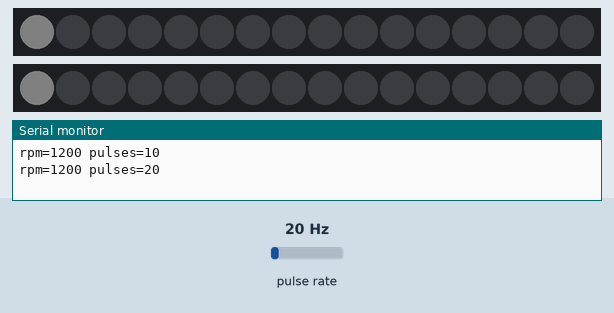
The sketch below on a simulated ESP32. On the bench: 2 × 16 RGB LEDs in strip order, left to right, the last lines printed to the serial monitor. Wiring (inferred from the names in the program): pulse sensor: data GPIO 27; 2 × APA102 LEDs: SPI / SPI. The test bench sets the inputs (shaded band); at power-on: pulse rate 20 Hz. Dim RGB values are drawn brighter than linear.

Above: at 1.2 s.
1.3 s: pulse rate (sensor on GPIO 27) set to 196 Hz
At 1.82 s:
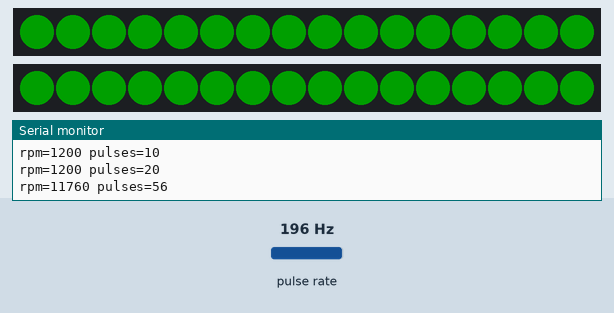
At 2.63 s:
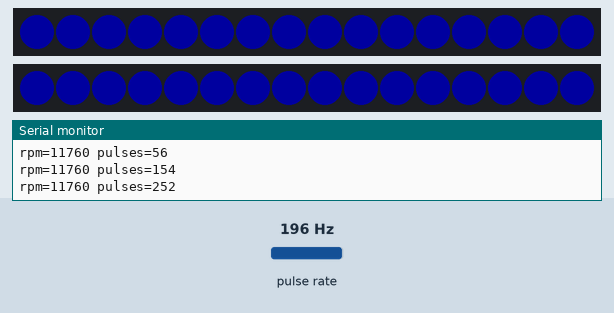
4.3 s: pulse rate (sensor on GPIO 27) set to 2 Hz
7.3 s: pulse rate (sensor on GPIO 27) set to 4 Hz
8.8 s: pulse rate (sensor on GPIO 27) set to 50 Hz
Timing chart, 0 to 11.3 s (numbered marks = the images above; inputs shaded):
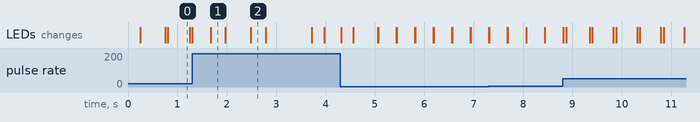

Measured:
- what the display in image 0 shows lasts 0.5 s, from 0.8 s to 1.3 s

The sketch:

spinpov.ino
```cpp
/*
 * SpinPOV - persistence-of-vision display firmware
 * ESP32 DevKit (30-pin) + APA102/SK9822 LED strip + A3144 Hall sensor
 *
 * Wiring (see the KiCad schematic):
 *   LED data  (DI) -> GPIO23 (SPI MOSI)
 *   LED clock (CI) -> GPIO18 (SPI SCK)
 *   Hall sensor OUT -> GPIO27 (internal pull-up, output goes LOW at the magnet)
 *
 * How it works:
 *   The Hall sensor gives one pulse per revolution. The time between two pulses
 *   is the revolution period. In loop() the time since the last pulse is turned
 *   into a column number (0..COLS-1) and that column is sent to the strip.
 *   Because the position is calculated from the real time, the motor speed does
 *   not have to be exact - only reasonably even.
 *
 * STATUS: written in week 4, NOT TESTED ON HARDWARE YET (build is in week 9).
 */

#include <Arduino.h>
#include <SPI.h>

// ------------------------------------------------------------------ settings

const int PIN_SCK  = 18;
const int PIN_MOSI = 23;
const int PIN_HALL = 27;

const uint32_t SPI_HZ  = 4000000;  // 4 MHz: one frame (72 bytes) takes about 144 us
const int      NUM_LEDS = 16;      // LEDs used on the arm
const int      COLS     = 120;     // columns (angular slices) per revolution

// APA102 global brightness, 0..31. Start LOW (4) when testing on the battery.
const uint8_t BRIGHTNESS = 4;

// Tuning the picture:
const int  COLUMN_OFFSET     = 0;      // rotate the picture (0..COLS-1 columns)
const bool REVERSE_DIRECTION = false;  // set true if the picture is mirrored
const bool FLIP_ROWS         = false;  // set true if LED 0 is at the tip, not near the shaft

// Hall pulses closer together than this are ignored (noise). 5000 us = 12000 rpm max.
const uint32_t MIN_PULSE_GAP_US = 5000;

// Which picture to show, and automatic switching (0 = no switching).
enum Pattern { PAT_TEST, PAT_RAINBOW, PAT_RINGS, PAT_COUNT };
Pattern currentPattern = PAT_TEST;
const uint32_t AUTO_CYCLE_MS = 0;

// Print rpm and pulse count on the serial port every 500 ms (for bench tests).
const bool DEBUG_SERIAL = true;

// ------------------------------------------------------------------- frames
// One APA102 frame = 4 bytes start + 4 bytes per LED + 4 bytes end.
// All columns are prepared in advance, so loop() only has to send bytes.

const int FRAME_BYTES = 4 + NUM_LEDS * 4 + 4;
uint8_t frames[COLS][FRAME_BYTES];
uint8_t blankFrame[FRAME_BYTES];

void initFrame(uint8_t *f) {
  for (int i = 0; i < 4; i++) f[i] = 0x00;                     // start frame
  for (int led = 0; led < NUM_LEDS; led++) {
    int o = 4 + led * 4;
    f[o]     = 0xE0 | BRIGHTNESS;                              // 111 + brightness
    f[o + 1] = 0; f[o + 2] = 0; f[o + 3] = 0;                  // B, G, R = off
  }
  for (int i = 0; i < 4; i++) f[4 + NUM_LEDS * 4 + i] = 0xFF;  // end frame
}

void clearFrames() {
  for (int c = 0; c < COLS; c++) initFrame(frames[c]);
}

// row 0 = the LED closest to the shaft (unless FLIP_ROWS is set)
void setPixel(int col, int row, uint8_t r, uint8_t g, uint8_t b) {
  if (col < 0 || col >= COLS || row < 0 || row >= NUM_LEDS) return;
  int led = FLIP_ROWS ? (NUM_LEDS - 1 - row) : row;
  int o = 4 + led * 4;
  frames[col][o + 1] = b;  // APA102 order is B, G, R
  frames[col][o + 2] = g;
  frames[col][o + 3] = r;
}

// Hue 0..255 -> full-colour RGB
void hueToRgb(uint8_t h, uint8_t &r, uint8_t &g, uint8_t &b) {
  uint8_t region = h / 43;
  uint8_t rem = (h - region * 43) * 6;  // 0..252
  uint8_t q = 255 - rem;
  switch (region) {
    case 0:  r = 255; g = rem; b = 0;   break;
    case 1:  r = q;   g = 255; b = 0;   break;
    case 2:  r = 0;   g = 255; b = rem; break;
    case 3:  r = 0;   g = q;   b = 255; break;
    case 4:  r = rem; g = 0;   b = 255; break;
    default: r = 255; g = 0;   b = q;   break;
  }
}

// ----------------------------------------------------------------- patterns

// Test picture for the first run:
//   - white line at column 0 (this is where the magnet is)
//   - red line at 1/4, green at 1/2, blue at 3/4 of the revolution
//   - dim white ring made by LED 0 (shows which end of the strip is the centre)
void buildTest() {
  clearFrames();
  for (int c = 0; c < COLS; c++) setPixel(c, 0, 40, 40, 40);
  for (int r = 0; r < NUM_LEDS; r++) {
    setPixel(0,            r, 255, 255, 255);
    setPixel(COLS / 4,     r, 255, 0,   0);
    setPixel(COLS / 2,     r, 0,   255, 0);
    setPixel(3 * COLS / 4, r, 0,   0,   255);
  }
}

// Rainbow that changes with the angle
void buildRainbow() {
  clearFrames();
  for (int c = 0; c < COLS; c++) {
    uint8_t r, g, b;
    hueToRgb((uint8_t)(c * 256 / COLS), r, g, b);
    for (int row = 0; row < NUM_LEDS; row++) setPixel(c, row, r, g, b);
  }
}

// Concentric rings, every ring (LED) has its own colour
void buildRings() {
  clearFrames();
  for (int row = 0; row < NUM_LEDS; row++) {
    uint8_t r, g, b;
    hueToRgb((uint8_t)(row * 256 / NUM_LEDS), r, g, b);
    for (int c = 0; c < COLS; c++) setPixel(c, row, r, g, b);
  }
}

void buildPattern() {
  switch (currentPattern) {
    case PAT_TEST:    buildTest();    break;
    case PAT_RAINBOW: buildRainbow(); break;
    case PAT_RINGS:   buildRings();   break;
    default:          buildTest();    break;
  }
}

// ------------------------------------------------------------- Hall sensor

volatile uint32_t lastPulseUs = 0;  // time of the last magnet pass
volatile uint32_t periodUs    = 0;  // time of the last full revolution
volatile uint32_t pulseCount  = 0;

void IRAM_ATTR onHall() {
  uint32_t now = micros();
  uint32_t dt  = now - lastPulseUs;
  if (pulseCount > 0 && dt < MIN_PULSE_GAP_US) return;  // noise
  if (pulseCount > 0) periodUs = dt;
  lastPulseUs = now;
  pulseCount++;
}

// ------------------------------------------------------------------- setup

void setup() {
  if (DEBUG_SERIAL) Serial.begin(115200);

  initFrame(blankFrame);
  buildPattern();

  pinMode(PIN_HALL, INPUT_PULLUP);
  attachInterrupt(digitalPinToInterrupt(PIN_HALL), onHall, FALLING);

  // The SPI port is used only for the LEDs, so the transaction stays open.
  SPI.begin(PIN_SCK, -1, PIN_MOSI, -1);
  SPI.beginTransaction(SPISettings(SPI_HZ, MSBFIRST, SPI_MODE0));
  SPI.writeBytes(blankFrame, FRAME_BYTES);  // all LEDs off at start
}

// -------------------------------------------------------------------- loop

int      lastIdx      = -2;
uint32_t lastDebugMs  = 0;
uint32_t lastCycleMs  = 0;

void loop() {
  // Read the values from the interrupt as one consistent set.
  noInterrupts();
  uint32_t last   = lastPulseUs;
  uint32_t period = periodUs;
  uint32_t count  = pulseCount;
  interrupts();

  uint32_t elapsed = micros() - last;

  if (count >= 2 && period > 0 && elapsed < 2 * period) {
    // Spinning: which column is under the strip right now?
    uint32_t col = (uint32_t)(((uint64_t)elapsed * COLS) / period);
    if (col >= COLS) col = COLS - 1;

    int c = REVERSE_DIRECTION ? (COLS - 1 - (int)col) : (int)col;
    int idx = (c + COLUMN_OFFSET) % COLS;

    if (idx != lastIdx) {            // send each column only once
      SPI.writeBytes(frames[idx], FRAME_BYTES);
      lastIdx = idx;
    }
  } else if (lastIdx != -1) {
    // Not spinning (or the magnet signal was lost): switch the LEDs off.
    SPI.writeBytes(blankFrame, FRAME_BYTES);
    lastIdx = -1;
  }

  uint32_t ms = millis();

  if (AUTO_CYCLE_MS > 0 && ms - lastCycleMs >= AUTO_CYCLE_MS) {
    lastCycleMs = ms;
    currentPattern = (Pattern)((currentPattern + 1) % PAT_COUNT);
    buildPattern();
  }

  if (DEBUG_SERIAL && ms - lastDebugMs >= 500) {
    lastDebugMs = ms;
    if (count >= 2 && period > 0 && elapsed < 2 * period) {
      Serial.printf("rpm=%.0f pulses=%lu\n", 60000000.0 / period, (unsigned long)count);
    } else {
      Serial.printf("not spinning, pulses=%lu\n", (unsigned long)count);
    }
  }
}
```
